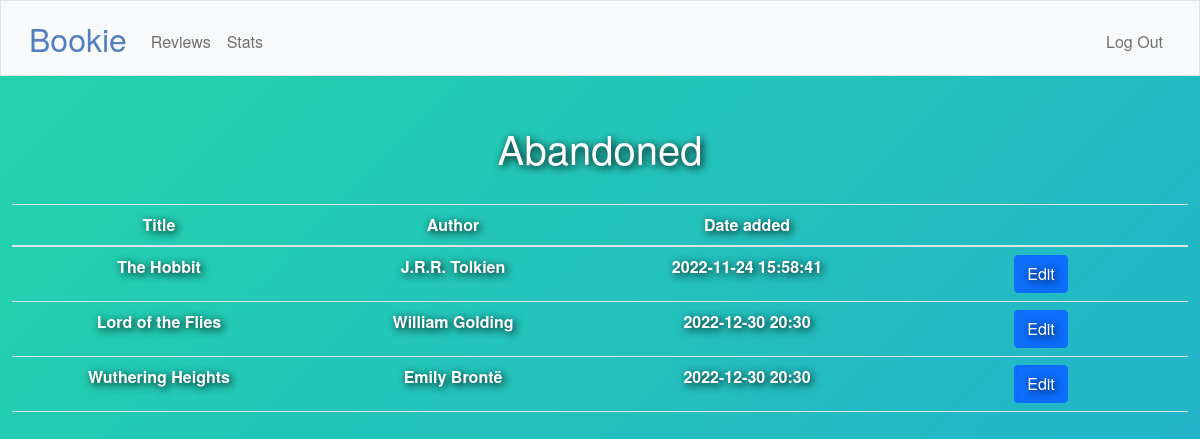
Screenshot of /bookstatus/abandoned (signed in) with the database file from the repository.
### tables this page shows
CREATE TABLE books (id INTEGER PRIMARY KEY AUTOINCREMENT NOT NULL, title TEXT NOT NULL, author TEXT NOT NULL, date TEXT NOT NULL, user_id INTEGER NOT NULL, status TEXT DEFAULT 'planned', FOREIGN KEY(user_id) REFERENCES users(id));

### app.py (the view)
@app.route("/bookstatus/<string:status>", methods=["GET", "POST"])
@login_required
def bookstatus(status):
    if status == "toread":
        status = "To Read"
    books = db.execute("SELECT * FROM books WHERE user_id = ? AND status COLLATE NOCASE = ?", session["user_id"], status)
    return render_template("bookstatus.html", books=books, status=status, message=status.capitalize())

### app.py (called while the page is built)
@app.after_request
def after_request(response):
    response.headers["Cache-Control"] = "no-cache, no-store, must-revalidate"
    response.headers["Expires"] = 0
    response.headers["Pragma"] = "no-cache"
    return response

### helpers.py (called while the page is built)
def login_required(f):
    @wraps(f)
    def decorated_function(*args, **kwargs):
        if session.get("user_id") is None:
            return redirect("/login")
        return f(*args, **kwargs)
    return decorated_function

### templates/bookstatus.html (shortened to what this page needs)
{% extends "layout.html" %}
{% block main %}
<h1>{{ message }}</h1>
<br>
<body>
    <table class="table table-hover">
        <thead>
            <tr>
                <th scope="col">Title</th>
                <th scope="col">Author</th>
                <th scope="col">Date added</th>
                <th> </th>
            </tr>
        </thead>
        <tbody>
            {% for book in books %}
            <tr>
                <td>{{ book.title }}</td>
                <td>{{ book.author }}</td>
                <td>{{ book.date }}</td>
                <td>
                    <form action="/editbook/{{ book.id }}" method="get">
                        <button class="btn btn-primary" type="submit">
                            Edit
                        </button>
                    </form>
                </td>
            </tr>
            {% endfor %}
        </tbody>
    </table>
</body>
{% endblock %}

### static/styles.css (style rules this page uses)
body { font-family: "Helvetica Neue", Helvetica, Arial, sans-serif; font-size: 14px; line-height: 20px; color: #333; background-color: #fff; }
body { padding-top: 0px; padding-bottom: 40px; }
body { background: linear-gradient(-45deg, #ee7752, #e73c7e, #23a6d5, #23d5ab); background-size: 400% 400%; animation: gradient 15s ease infinite; height: 100vh; }
* { font-family: "Helvetica Neue", Helvetica, Arial, sans-serif; }
table { table-layout: fixed; word-wrap: break-word; }
h1 { text-shadow: 2px 2px 8px #000000; z-index: -1; }
h1 { color: white !important; }
.btn { text-shadow: 2px 2px 8px #000000; font-weight: bolder; }
table { color: white !important; text-shadow: 2px 2px 8px #000000; }
table { font-weight: bolder; }

### rows the page displays
books: title "The Hobbit", author "J.R.R. Tolkien", date "2022-11-24 15:58:41"
books: title "Lord of the Flies", author "William Golding", date "2022-12-30 20:30"
books: title "Wuthering Heights", author "Emily Brontë", date "2022-12-30 20:30"

### other values shown
{{ message }} "Abandoned"
